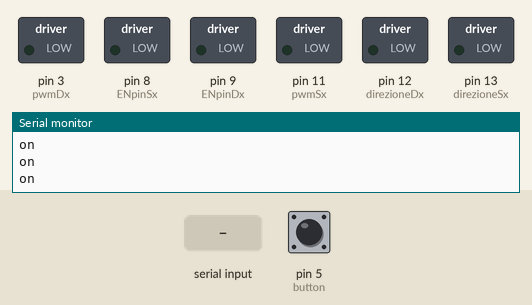
Simulated run of this sketch. Board: Arduino Uno, built with avr-gcc and run on an emulated ATmega328P. On the bench: switched loads named in the sketch (green lamp = pin HIGH), the last lines printed to the serial monitor. The inputs (shaded band) are chosen by the test bench; at power-on: pin 5 (button) LOW.

Above: at 1.2 s.
1.3 s: "90,45\n" received over Serial
At 2.7 s:
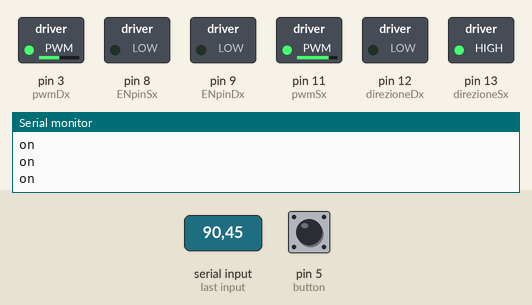
3.8 s: pin 5 (button) pulled HIGH for 0.15 s
At 6.2 s:
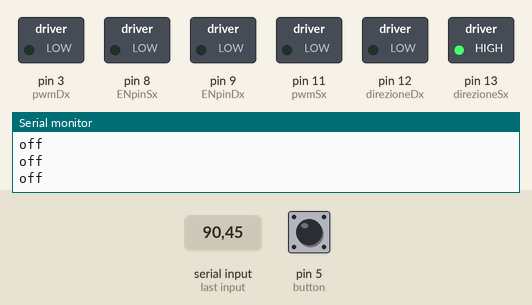
6.9 s: pin 5 (button) pulled HIGH for 3.2 s
Timing chart, 0 to 9.9 s (numbered marks = the images above; inputs shaded):
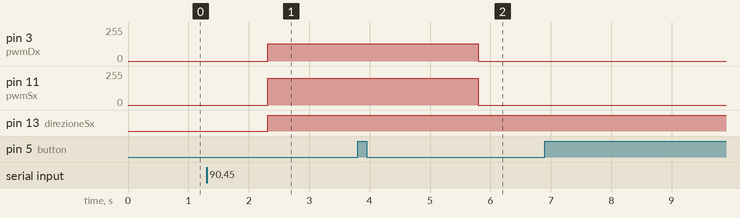

Measured:
- after the input at 1.3 s, pin 3 (pwmDx): 0/255 → 128/255 after 1.0 s; pin 11 (pwmSx): 0/255 → 200/255 after 1.0 s; pin 13 (direzioneSx): LOW → HIGH after 1.0 s
- after the input at 3.8 s, pin 3 (pwmDx): 128/255 → 0/255 after 2.0 s; pin 11 (pwmSx): 200/255 → 0/255 after 2.0 s

The sketch:

arduinoMovement.ino
```cpp
// costanti motore destra
#define direzioneDx 12 // pin di direzione
#define pwmDx 3 // pin PWM
#define ENpinDx 9 // enable pin

// costanti motore sinistra
#define direzioneSx 13 // pin di direzione
#define pwmSx 11 // pin PWM
#define ENpinSx 8 // enable pin

// pin per la lettura di un pulsante
#define button 5
#define led 4

void movement(int velMotSx, bool direzDx, int velMotDx, bool direzSx){
  // motore di destra
  analogWrite(pwmDx, velMotSx);
  digitalWrite(direzioneDx, direzDx);
  digitalWrite(ENpinDx, HIGH);

  //motore di sinistra
  analogWrite(pwmSx, velMotDx);
  digitalWrite(direzioneSx, direzSx);
  digitalWrite(ENpinSx, HIGH);
}

int motInput;
int sp;
byte velMotori = 200;
int input;
bool stateMotor = false;

void setup() {
  // set dei pin digitali come output
  pinMode(pwmDx, OUTPUT);
  pinMode(pwmSx, OUTPUT);
  pinMode(ENpinDx, OUTPUT);
  pinMode(ENpinSx, OUTPUT);
  pinMode(direzioneDx, OUTPUT);
  pinMode(direzioneSx, OUTPUT);

  // pin bottone
  pinMode(button, INPUT);

  // disabilito gli enable pin
  digitalWrite(ENpinDx, LOW);
  digitalWrite(ENpinSx, LOW);

  input = -1;

  Serial.begin(4800); //monitor seriale per la comunicazione
}


/*
IDEA PER IL MOVIMENTO:
con il mio programma ottengo un valore che va da 0 a 50,
ed è tanto più piccolo quanto l'obiettivo è "centrale".
pensavo di andare a sottrarre questo valore alla velocità
del cingolo dalla parte in cui si vuole girare.
più il valore è grande, tanto più l'oggetto sarà
laterale e tanto più il robot girerà
*/

void loop() {
  // disabilito gli enable pin
  digitalWrite(ENpinDx, LOW);
  digitalWrite(ENpinSx, LOW);

  if (digitalRead(button) )
  {
    stateMotor = !stateMotor;
    delay(2000);
  }
  if (stateMotor == true)
  {
    // fermo il motore
      Serial.println("off");
      digitalWrite(ENpinSx, LOW);
      digitalWrite(ENpinDx, LOW);
      analogWrite(pwmSx, 0);
      analogWrite(pwmDx, 0);
  }
  else
  {
    // lo faccio muovere
    Serial.println("on");
    if (Serial.available())
    {
      input = Serial.readString().toInt();
      motInput = abs(input - 50);

      sp = velMotori - motInput;
      if (input > 0)
      {
        if (input > 50)
        {
          //devo andare a destra
          movement(sp*4, false, velMotori, true);
        }
        else
        {
          // devo andare a sinistra
          movement(velMotori, false, sp*4, true);
        }
      }
    }

  }
}
```
